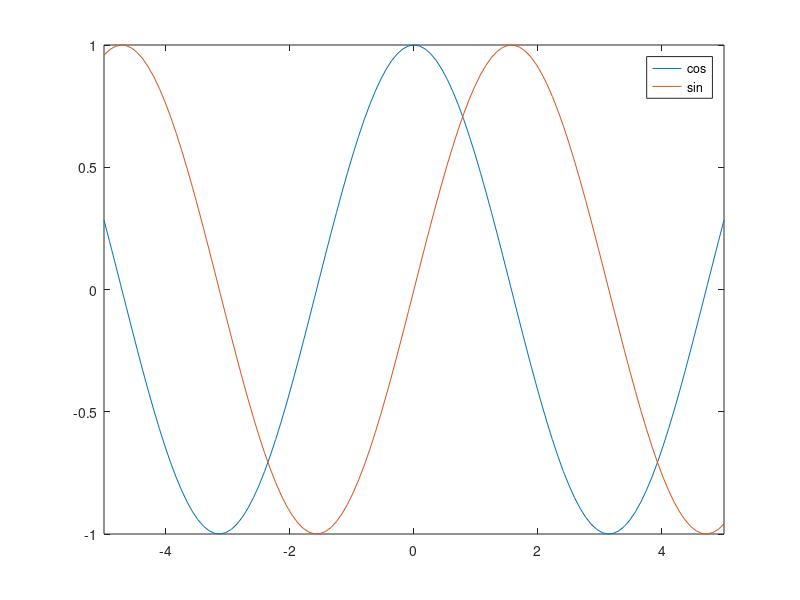

This chart was generated by the following MATLAB code: (Note: this script raises an error after producing the figure.)
%LEGTEST
clc, clear, close all

figure
fplot(@cos)
hold on
fplot(@sin)
legend cos sin
legtools.adddummy(legend,'dummy','ok')
legtools.permute(legend,[3 2 1])
legtools.remove(legend,2)
legtools.append(legend,'sin')